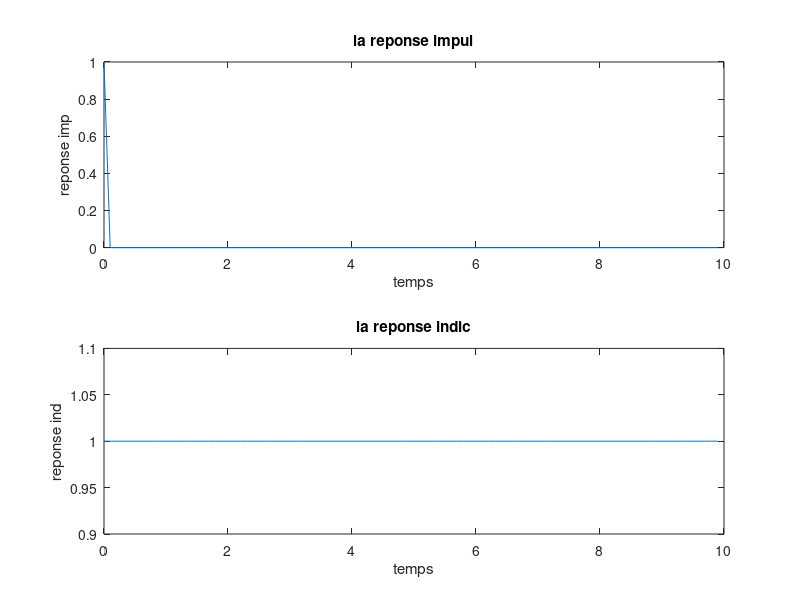
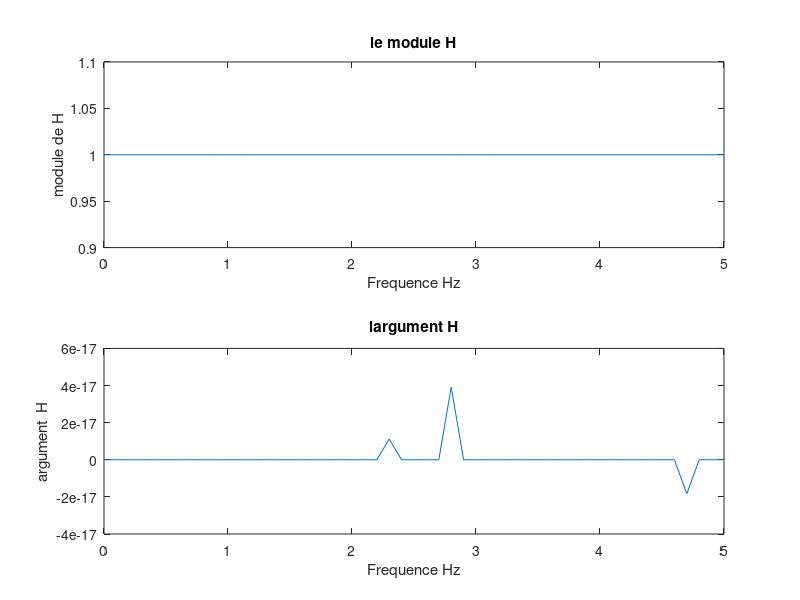
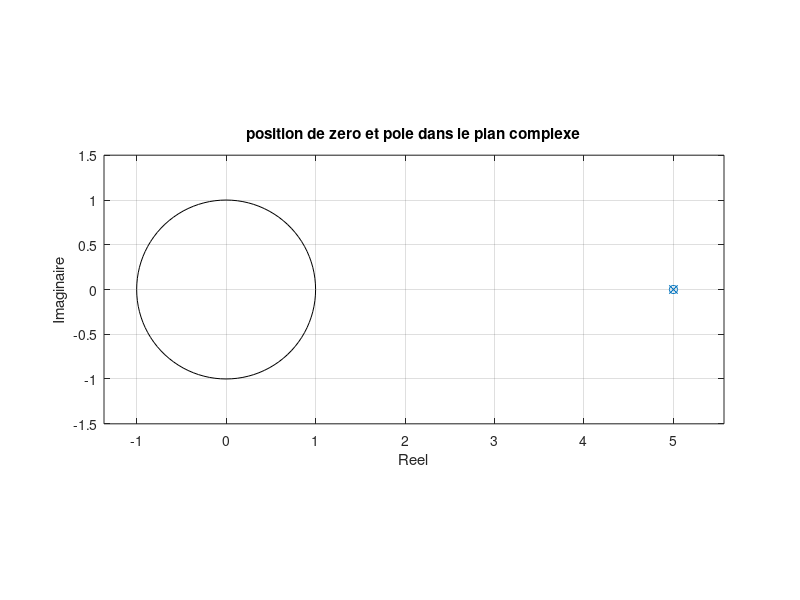

These charts were generated, in order, by the following MATLAB code:

%%%2) Filtre du premier ordre

close all;
clear all;

N=100;
Te=1/10;Fe=1/Te;

t=(0:N-1)*Te; f=(0:N/2)*Fe/N;

a= input ('a=');
b = input('b=');
num=[1 -b];

den=[1 -a];

imp= zeros(1,N); imp(1)=1;
ind=ones(1,N);


%reponse imp et ind avec le filtrage
rep_imp= filter(num,den,imp);
rep_ind= filter(num,den,ind);

figure(1)
subplot(2,1,1)
plot(t,rep_imp);
title('la reponse impul')
xlabel('temps');
ylabel('reponse imp');




subplot(212)
plot(t,rep_ind);
title('la reponse indic')
xlabel('temps');
ylabel('reponse ind');


z = exp(2*pi*1i*f*Te);
H = (1-b*z.^-1)./(1-a*z.^-1);

%trace du module et de l'argument
figure
module= abs(H);
argument = angle(H);

%Module
subplot(2,1,1);
plot(f,module);
title('le module H');
xlabel ('Frequence Hz');
ylabel ('module de H');

%Argument

subplot(2,1,2);
plot(f,argument);
title('largument H');
xlabel ('Frequence Hz');
ylabel ('argument  H');

%pole et zeros

figure(3)
zplane(num,den)


title('position de zero et pole dans le plan complexe');
xlabel ('Reel');
ylabel ('Imaginaire');




